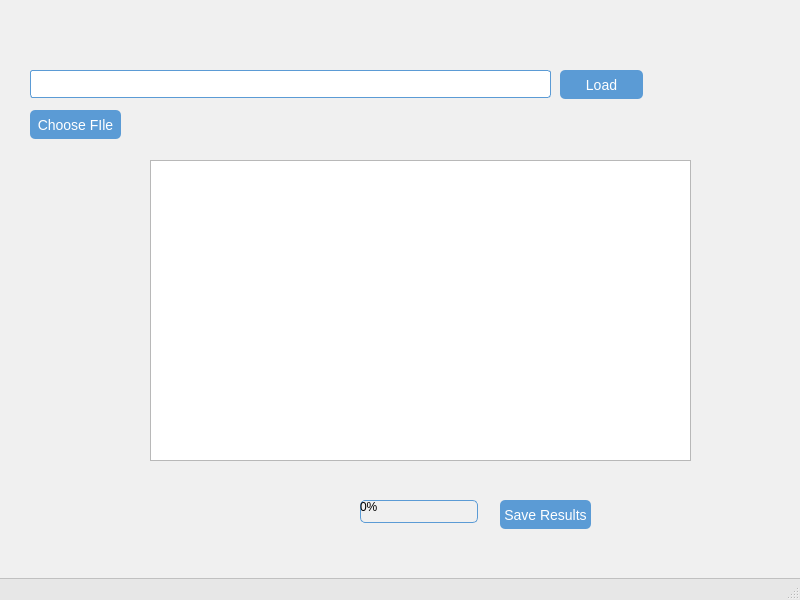
<?xml version="1.0" encoding="UTF-8"?>
<ui version="4.0">
 <class>MainWindow</class>
 <widget class="QMainWindow" name="MainWindow">
  <property name="geometry">
   <rect>
    <x>0</x>
    <y>0</y>
    <width>800</width>
    <height>600</height>
   </rect>
  </property>
  <property name="windowTitle">
   <string>MainWindow</string>
  </property>
  <property name="styleSheet">
   <string notr="true">/* MainWindow */
QMainWindow {
    background-color: #f0f0f0;
}

/* QPushButton */
QPushButton {
    background-color: #5b9bd5;
    color: white;
    border-radius: 5px;
    padding: 5px;
    font-size: 14px;
}

QPushButton:hover {
    background-color: #4a86c5;
}

QPushButton:pressed {
    background-color: #3a76b5;
}

/* QLineEdit */
QLineEdit {
    border: 1px solid #5b9bd5;
    border-radius: 3px;
    padding: 4px;
    font-size: 14px;
}

/* QLabel */
QLabel {
    color: #333333;
    font-size: 14px;
}

/* Scroll Area for QLabel */
QScrollArea {
    border: 1px solid #d0d0d0;
    border-radius: 4px;
    background-color: #ffffff;
}

/* QProgressBar */
QProgressBar {
    border: 1px solid #5b9bd5;
    border-radius: 5px;
    background-color: #f0f0f0;
}

QProgressBar::chunk {
    background-color: #5b9bd5;
    width: 10px;
    margin: 1px;
}

/* QMenuBar */
QMenuBar {
    background-color: #e7e7e7;
}

QMenuBar::item {
    spacing: 3px; 
    padding: 5px 15px;
    background: transparent;
    color: #000000;
}

QMenuBar::item:selected {
    background-color: #5b9bd5;
    color: white;
}

/* QStatusBar */
QStatusBar {
    background-color: #e7e7e7;
    color: #333333;
    border-top: 1px solid #c0c0c0;
}
</string>
  </property>
  <widget class="QWidget" name="centralwidget">
   <widget class="QLineEdit" name="filePathLineEdit">
    <property name="geometry">
     <rect>
      <x>30</x>
      <y>70</y>
      <width>521</width>
      <height>28</height>
     </rect>
    </property>
   </widget>
   <widget class="QPushButton" name="openFileButton">
    <property name="geometry">
     <rect>
      <x>30</x>
      <y>110</y>
      <width>91</width>
      <height>29</height>
     </rect>
    </property>
    <property name="text">
     <string>Choose FIle</string>
    </property>
   </widget>
   <widget class="QPushButton" name="processFileButton">
    <property name="geometry">
     <rect>
      <x>560</x>
      <y>70</y>
      <width>83</width>
      <height>29</height>
     </rect>
    </property>
    <property name="text">
     <string>Load</string>
    </property>
   </widget>
   <widget class="QProgressBar" name="progressBar">
    <property name="geometry">
     <rect>
      <x>360</x>
      <y>500</y>
      <width>118</width>
      <height>23</height>
     </rect>
    </property>
    <property name="autoFillBackground">
     <bool>false</bool>
    </property>
    <property name="value">
     <number>0</number>
    </property>
   </widget>
   <widget class="QPushButton" name="saveResultsButton">
    <property name="geometry">
     <rect>
      <x>500</x>
      <y>500</y>
      <width>91</width>
      <height>29</height>
     </rect>
    </property>
    <property name="text">
     <string>Save Results</string>
    </property>
   </widget>
   <widget class="QTextEdit" name="resultsTextEdit">
    <property name="geometry">
     <rect>
      <x>150</x>
      <y>160</y>
      <width>541</width>
      <height>301</height>
     </rect>
    </property>
   </widget>
  </widget>
  <widget class="QMenuBar" name="menubar">
   <property name="geometry">
    <rect>
     <x>0</x>
     <y>0</y>
     <width>800</width>
     <height>30</height>
    </rect>
   </property>
  </widget>
  <widget class="QStatusBar" name="statusbar"/>
 </widget>
 <resources/>
 <connections/>
</ui>
